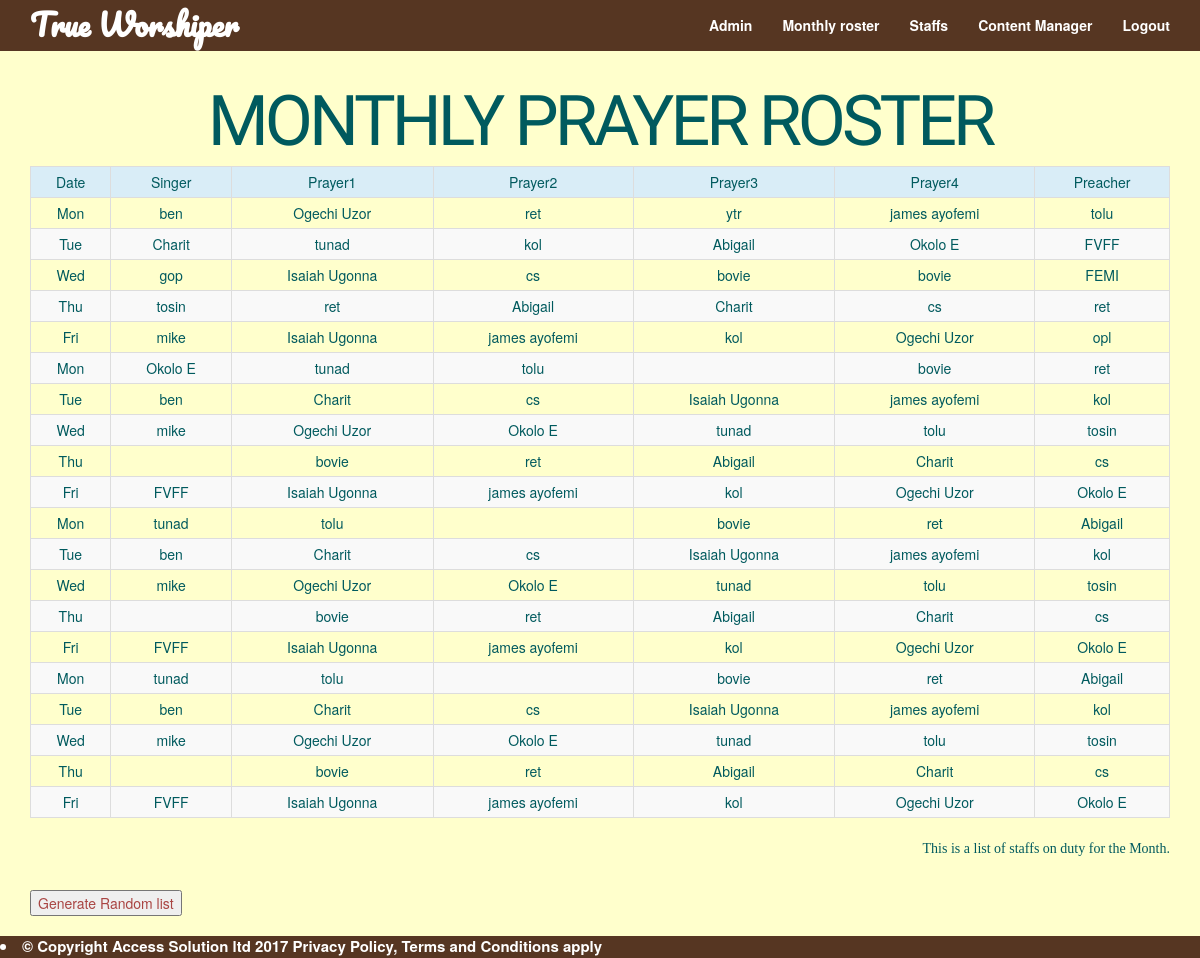
/admin/testtttt.php, run on the app's committed database.
### tables this page shows
CREATE TABLE IF NOT EXISTS `tb1` (
  `id` int(11) NOT NULL AUTO_INCREMENT,
  `Name` varchar(24) NOT NULL,
  `Department` varchar(100) NOT NULL,
  `DOB` date NOT NULL,
  `Password` varchar(24) DEFAULT NULL,
  `Role` varchar(24) DEFAULT 'staff',
  `Singer` varchar(3) DEFAULT 'yes',
  `Prayer` varchar(3) DEFAULT 'Yes',
  `Preacher` varchar(3) DEFAULT 'Yes',
  PRIMARY KEY (`id`)
);

### admin/testtttt.php (the view, shortened to what this page needs)
<?php
require_once('Connections/twconn.php');
$logoutAction = $_SERVER['PHP_SELF']."?doLogout=true";
$roater_data = "";
$selectedUser = array();
$alternativeUsers = array();
function getRandomUser($data, $type, $anew) {
  switch ($anew) {
    case 0:
    	$selected = -1;
    	global $selectedUser;
    	$userCount = count($data) - 1;
    	for ($i=0; $i < 1000; $i++) {
    		$chosen = rand(0, $userCount);
    		$user = $data[$chosen];
    		$chosenType = $user[$type];
    		$chosenType = strtolower($chosenType);
    		if (!in_array($chosen, $selectedUser) && $chosenType == "yes") {
    			array_push($selectedUser, $chosen);
    			$selected = $chosen;
    			break;
    		}
    	}
      break;
    case 1:
      $selected = -1;
      global $selectedUser;
      global $alternativeUsers;
      for ($j=0; $j < count($selectedUser); $j++) {
        if (!in_array($j, $alternativeUsers)) {
          array_push($alternativeUsers, $j);
          $alternativeUsers = count($selectedUser) == count($alternativeUsers) ? array() : $alternativeUsers;
          $chosen = $j;
          $user = $data[$chosen];
          $chosenType = $user[$type];
          $chosenType = strtolower($chosenType);
          if ($chosenType == "yes") {
            $selected = $chosen;
            break;
          }
        }
      }
      break;
  }
	return $selected;
}
function getRow($data) {
	$row_data = "";
	$randSelected = getRandomUser($data, "singer",0);
	if ($randSelected != -1) {
		$user = $data[$randSelected];
		$name = $user["name"];
		$row_data .= '<td>'.$name.'</td>';
	} else {
    $randSelected = getRandomUser($data, "singer",1);
		$user = $data[$randSelected];
    $name = $user["name"];
    $row_data .= '<td>'.$name.'</td>';
	}
  $randSelected = getRandomUser($data, "prayer",0);
  if ($randSelected != -1) {
    $user = $data[$randSelected];
    $name = $user["name"];
    $row_data .= '<td>'.$name.'</td>';
  } else {
    $randSelected = getRandomUser($data, "prayer",1);
		$user = $data[$randSelected];
    $name = $user["name"];
    $row_data .= '<td>'.$name.'</td>';
	}
  $randSelected = getRandomUser($data, "prayer",0);
  if ($randSelected != -1) {
    $user = $data[$randSelected];
    $name = $user["name"];
    $row_data .= '<td>'.$name.'</td>';
  } else {
    $randSelected = getRandomUser($data, "prayer",1);
		$user = $data[$randSelected];
    $name = $user["name"];
    $row_data .= '<td>'.$name.'</td>';
	}
  $randSelected = getRandomUser($data, "prayer",0);
  if ($randSelected != -1) {
    $user = $data[$randSelected];
    $name = $user["name"];
    $row_data .= '<td>'.$name.'</td>';
  } else {
    $randSelected = getRandomUser($data, "prayer",1);
		$user = $data[$randSelected];
    $name = $user["name"];
    $row_data .= '<td>'.$name.'</td>';
	}
  $randSelected = getRandomUser($data, "prayer",0);
  if ($randSelected != -1) {
    $user = $data[$randSelected];
    $name = $user["name"];
    $row_data .= '<td>'.$name.'</td>';
  } else {
    $randSelected = getRandomUser($data, "prayer",1);
		$user = $data[$randSelected];
    $name = $user["name"];
    $row_data .= '<td>'.$name.'</td>';
	}
  $randSelected = getRandomUser($data, "preacher",0);
  if ($randSelected != -1) {
    $user = $data[$randSelected];
    $name = $user["name"];
    $row_data .= '<td>'.$name.'</td>';
  } else {
    $randSelected = getRandomUser($data, "preacher",1);
    $user = $data[$randSelected];
    $name = $user["name"];
    $row_data .= '<td>'.$name.'</td>';
	}
	return $row_data;
}
if (mysqli_num_rows($query = mysqli_query($shoogarh_conn, "SELECT * FROM tb1")) > 0) {
	$data = array();
	while ($row = mysqli_fetch_array($query, MYSQLI_ASSOC)) {
		$name = $row["Name"];
		$singer = $row["Singer"];
		$prayer = $row["Prayer"];
		$preacher = $row["Preacher"];
		$user = array("name" => $name,"singer" => $singer,"prayer" => $prayer,"preacher" => $preacher);
		array_push($data, $user);
	}
	$roater_data .= '<tr><td>Mon</td>'.getRow($data).'</tr>';
	$roater_data .= '<tr><td>Tue</td>'.getRow($data).'</tr>';
	$roater_data .= '<tr><td>Wed</td>'.getRow($data).'</tr>';
	$roater_data .= '<tr><td>Thu</td>'.getRow($data).'</tr>';
	$roater_data .= '<tr><td>Fri</td>'.getRow($data).'</tr>';
	$roater_data .= '<tr><td>Mon</td>'.getRow($data).'</tr>';
	$roater_data .= '<tr><td>Tue</td>'.getRow($data).'</tr>';
	$roater_data .= '<tr><td>Wed</td>'.getRow($data).'</tr>';
	$roater_data .= '<tr><td>Thu</td>'.getRow($data).'</tr>';
	$roater_data .= '<tr><td>Fri</td>'.getRow($data).'</tr>';
$roater_data .= '<tr><td>Mon</td>'.getRow($data).'</tr>';
	$roater_data .= '<tr><td>Tue</td>'.getRow($data).'</tr>';
	$roater_data .= '<tr><td>Wed</td>'.getRow($data).'</tr>';
	$roater_data .= '<tr><td>Thu</td>'.getRow($data).'</tr>';
	$roater_data .= '<tr><td>Fri</td>'.getRow($data).'</tr>';
$roater_data .= '<tr><td>Mon</td>'.getRow($data).'</tr>';
	$roater_data .= '<tr><td>Tue</td>'.getRow($data).'</tr>';
	$roater_data .= '<tr><td>Wed</td>'.getRow($data).'</tr>';
	$roater_data .= '<tr><td>Thu</td>'.getRow($data).'</tr>';
	$roater_data .= '<tr><td>Fri</td>'.getRow($data).'</tr>';
}
?>
<!DOCTYPE html>
 <html class="no-js">
<head>
    <link rel="stylesheet" href="css/bootstrap.min.css">
    <link rel="stylesheet" href="css/bootstrap-theme.min.css">
    <link href="css/ionicons.min.css" rel="stylesheet">
    <link rel="stylesheet" href="css/admin.css">
    <link href="SpryAssets/SpryValidationTextField.css" rel="stylesheet" type="text/css">
    <link href="SpryAssets/SpryValidationRadio.css" rel="stylesheet" type="text/css">
</head>
<body data-spy="scroll" data-target="#navbar" data-offset="120" >
    <div id="header" style="height: 0px !important; min-height: 0px; max-height: 0px;"  >
            <div id="menu" class="navbar navbar-inverse navbar-fixed-top" role="navigation">
                <div class="container">
                    <div class="navbar-header">
                        <a class="navbar-brand" href="#"><h2>True Worshiper</h2></a>
                    </div>
                <div id="navbar" class="navbar-collapse collapse">
                    <ul class="nav navbar-nav navbar-right">
                      <li><a href="admin.php">Admin</a></li>
                        <li><a href="monthlyroster.php">Monthly roster</a></li>
                        <li><a href="staffs.php">Staffs</a></li>
                        <li><a href="contentmanager.php">Content Manager</a></li>
                        <li><a href="<?php echo $logoutAction ?>">Logout</a></li>
                    </ul>
                </div>
              </div>
      </div></div>
    <div id="monthlyroster" class="cyan-wrapper">
      <div class="container inner">
            <div class="row">
              <div class="col-sm-12">
                <div class="col-wrapper">
                  <h1 class="giant-heading text-center"><span class="btn-group-sm"><span class="btn"><span class="h1">Monthly Prayer Roster <br/>
                  </span></h1>
                  <table border="1" >
<table class="table table-striped table-bordered table-hover table-condensed " !important>
           <tr class="info">
            <td>Date</td>
             <td>Singer</td>
             <td>Prayer1</td>
              <td>Prayer2</td>
             <td>Prayer3</td>
              <td>Prayer4</td>
             <td>Preacher</td>
           </tr>
           <?php echo $roater_data; ?>
 		  </table>
  <p class="text-right ">This is a list of staffs on duty for the Month.</p>
  <button type="button" class="text-danger" data-toggle="modal" data-target="#modallist">Generate Random list</button>
                </div>
              </div>
</div>
</div>
</div>
    <footer id="footer" class="dark-wrapper">
         <li> &copy; Copyright Access Solution ltd 2017 Privacy Policy, Terms and Conditions apply </li>
</footer>
</body>
</html>

### admin/css/admin.css (style rules this page uses)
body { -webkit-font-smoothing:antialiased; -webkit-text-size-adjust:100%; }
.navbar-brand h2, #header .subtitle h4 { font-family: 'Pacifico', serif; }
#header { background-image:url(../img/header-bg2.jpg); -webkit-background-size:; -moz-background-size:cover; -o-background-size:; background-size:cover; background-position:center center; background-attachment:fixed; background-repeat:no-repeat; position:relative; min-height: 512px; }
#menu { background: rgba(211, 230, 231, 1); margin-bottom:0; border-color: #563622; background: #563622; }
.navbar-brand h2 { margin-top:0; font-weight:bold; text-shadow: none; }
.navbar-brand { padding-top:8px; padding-bottom:0; }
.navbar-inverse .navbar-nav>li>a { -webkit-transition:all 0.4s; -moz-transition:all 0.4s; -o-transition:all 0.4s; transition:all 0.4s; font-weight:bold; text-shadow: none; }
.navbar-brand h2, .navbar-inverse .navbar-nav>li>a { color: #4D949E; color: white; }
.cyan-wrapper { background: #FFC; color: rgb(0, 90, 94); }
h1.giant-heading { font-size: 130px; font-family: 'Kreon',serif; text-transform: uppercase; font-weight: 700; margin: 0; padding: 0; line-height: 80%; letter-spacing: -4px; }
.inner { padding-top:60px; padding-bottom:20px; }
p { line-height: 22px; margin-bottom: 30px; font-size: 24px; font-family: Georgia, "Times New Roman", Times, serif; }
*, *:after, *:before { -webkit-box-sizing: border-box; box-sizing: border-box; }
.dark-wrapper { background: #563622; color:white; font-size: 15px; font-weight:bold; }

### data on the page
tb1: Name "ben", Name "ben ben ben"
tb1: Name "Ogechi Uzor", Name "Ogechi Uzor Ogechi Uzor Ogechi Uzor Ogechi Uzor", Name "Ogechi Uzor Ogechi Uzor Ogechi Uzor"
tb1: Name "ret", Name "ret ret ret", Name "ret ret"
tb1: Name "ytr"
tb1: Name "james ayofemi", Name "james ayofemi james ayofemi james ayofemi james ayofemi", Name "james ayofemi james ayofemi james ayofemi"
tb1: Name "tolu", Name "tolu tolu tolu", Name "tolu tolu"
tb1: Name "Charit", Name "Charit Charit Charit"
tb1: Name "tunad", Name "tunad tunad tunad", Name "tunad tunad"
tb1: Name "kol", Name "kol kol kol kol", Name "kol kol kol"
tb1: Name "Abigail", Name "Abigail Abigail Abigail", Name "Abigail Abigail"
tb1: Name "Okolo E", Name "Okolo E Okolo E Okolo E"
tb1: Name "FVFF", Name "FVFF FVFF FVFF"
tb1: Name "gop"
tb1: Name "Isaiah Ugonna", Name "Isaiah Ugonna Isaiah Ugonna Isaiah Ugonna Isaiah Ugonna", Name "Isaiah Ugonna Isaiah Ugonna Isaiah Ugonna"
tb1: Name "cs", Name "cs cs cs"
tb1: Name "bovie", Name "bovie bovie", Name "bovie bovie bovie"
tb1: Name "FEMI"
tb1: Name "tosin", Name "tosin tosin tosin"
tb1: Name "ret"
tb1: Name "mike", Name "mike mike mike"
tb1: Name "opl"
